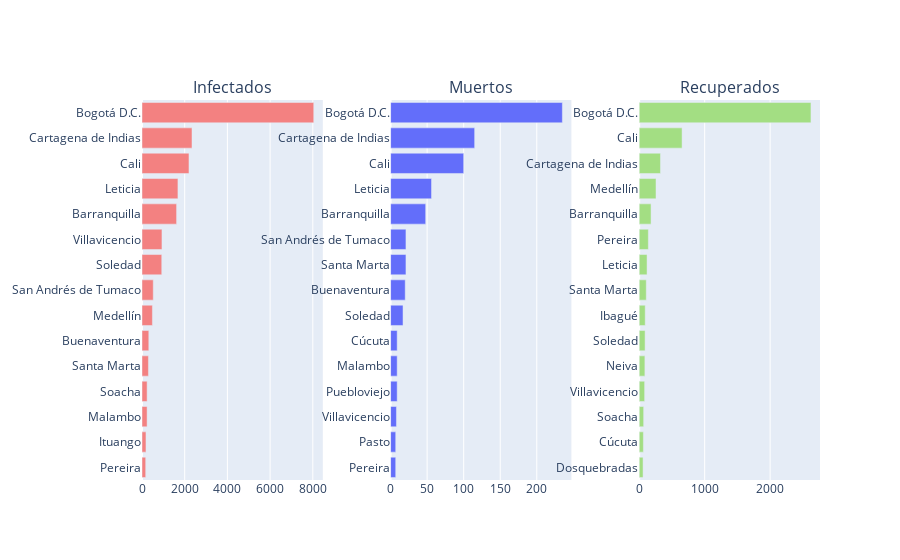

This figure's notebook cell:
### Code cell
#Numero de casos  (Cases per City)
top_15=df.groupby('Ciudad_ubicacion')['ID_caso'].count().sort_values().tail(15).to_frame().reset_index().rename({'ID_caso':'Casos'},axis='columns')
figure7=px.bar(top_15,x='Casos',y='Ciudad_ubicacion',orientation='h',color_discrete_sequence =['#f38181'])
#Nuemro de muertes  (Deaths per City)
top15_m=df.loc[df['Fecha_muerte'].notnull()].groupby('Ciudad_ubicacion')['ID_caso'].count().sort_values().tail(15).to_frame().reset_index().rename({'ID_caso':'Muertes'}, axis='columns')
figure8=px.bar(top15_m,x='Muertes',y='Ciudad_ubicacion',orientation='h')
#Numero de recuperados  (Recovered per city)
top15_r=df.loc[df['Fecha_recuperado'].notnull()].groupby('Ciudad_ubicacion')['ID_caso'].count().sort_values().tail(15).to_frame().reset_index().rename({'ID_caso':'Recuperados'}, axis='columns')
figure9=px.bar(top15_r,x='Recuperados',y='Ciudad_ubicacion',orientation='h',color_discrete_sequence = ['#a3de83'])
fig2=make_subplots(rows=1, cols=3, shared_xaxes=False, horizontal_spacing=0.1,
                  subplot_titles=('Infectados','Muertes',
                  'Recuperados'))

fig2.add_trace(figure7['data'][0], row=1, col=1)
fig2.add_trace(figure8['data'][0], row=1, col=2)
fig2.add_trace(figure9['data'][0], row=1, col=3)

### Figure 1 — Plotly figure (JSON) as saved in the notebook; plotly's stock layout.template omitted (floating-point values rounded to 4 significant figures)
{"data": [{"alignmentgroup": "True", "hovertemplate": "Casos=%{x}<br>Ciudad_ubicacion=%{y}<extra></extra>", "legendgroup": "", "marker": {"color": "#f38181"}, "name": "", "offsetgroup": "", "orientation": "h", "showlegend": false, "textposition": "auto", "type": "bar", "x": [173, 186, 239, 240, 301, 319, 487, 527, 925, 935, 1620, 1683, 2200, 2342, 8045], "xaxis": "x", "y": ["Pereira", "Ituango", "Malambo", "Soacha", "Santa Marta", "Buenaventura", "Medellín", "San Andrés de Tumaco", "Soledad", "Villavicencio", "Barranquilla", "Leticia", "Cali", "Cartagena de Indias", "Bogotá D.C."], "yaxis": "y"}, {"alignmentgroup": "True", "hovertemplate": "Muertes=%{x}<br>Ciudad_ubicacion=%{y}<extra></extra>", "legendgroup": "", "marker": {"color": "#636efa"}, "name": "", "offsetgroup": "", "orientation": "h", "showlegend": false, "textposition": "auto", "type": "bar", "x": [7, 7, 8, 9, 9, 9, 17, 20, 21, 21, 48, 56, 100, 115, 235], "xaxis": "x2", "y": ["Pereira", "Pasto", "Villavicencio", "Puebloviejo", "Malambo", "Cúcuta", "Soledad", "Buenaventura", "Santa Marta", "San Andrés de Tumaco", "Barranquilla", "Leticia", "Cali", "Cartagena de Indias", "Bogotá D.C."], "yaxis": "y2"}, {"alignmentgroup": "True", "hovertemplate": "Recuperados=%{x}<br>Ciudad_ubicacion=%{y}<extra></extra>", "legendgroup": "", "marker": {"color": "#a3de83"}, "name": "", "offsetgroup": "", "orientation": "h", "showlegend": false, "textposition": "auto", "type": "bar", "x": [59, 64, 68, 83, 87, 90, 92, 108, 120, 140, 181, 257, 325, 655, 2624], "xaxis": "x3", "y": ["Dosquebradas", "Cúcuta", "Soacha", "Villavicencio", "Neiva", "Soledad", "Ibagué", "Santa Marta", "Leticia", "Pereira", "Barranquilla", "Medellín", "Cartagena de Indias", "Cali", "Bogotá D.C."], "yaxis": "y3"}], "layout": {"annotations": [{"font": {"size": 16}, "showarrow": false, "text": "Infectados", "x": 0.1333, "xanchor": "center", "xref": "paper", "y": 1, "yanchor": "bottom", "yref": "paper"}, {"font": {"size": 16}, "showarrow": false, "text": "Muertos", "x": 0.5, "xanchor": "center", "xref": "paper", "y": 1, "yanchor": "bottom", "yref": "paper"}, {"font": {"size": 16}, "showarrow": false, "text": "Recuperados", "x": 0.8667, "xanchor": "center", "xref": "paper", "y": 1, "yanchor": "bottom", "yref": "paper"}], "xaxis": {"anchor": "y", "domain": [0, 0.2667]}, "xaxis2": {"anchor": "y2", "domain": [0.3667, 0.6333]}, "xaxis3": {"anchor": "y3", "domain": [0.7333, 1]}, "yaxis": {"anchor": "x", "domain": [0, 1]}, "yaxis2": {"anchor": "x2", "domain": [0, 1]}, "yaxis3": {"anchor": "x3", "domain": [0, 1]}}}
